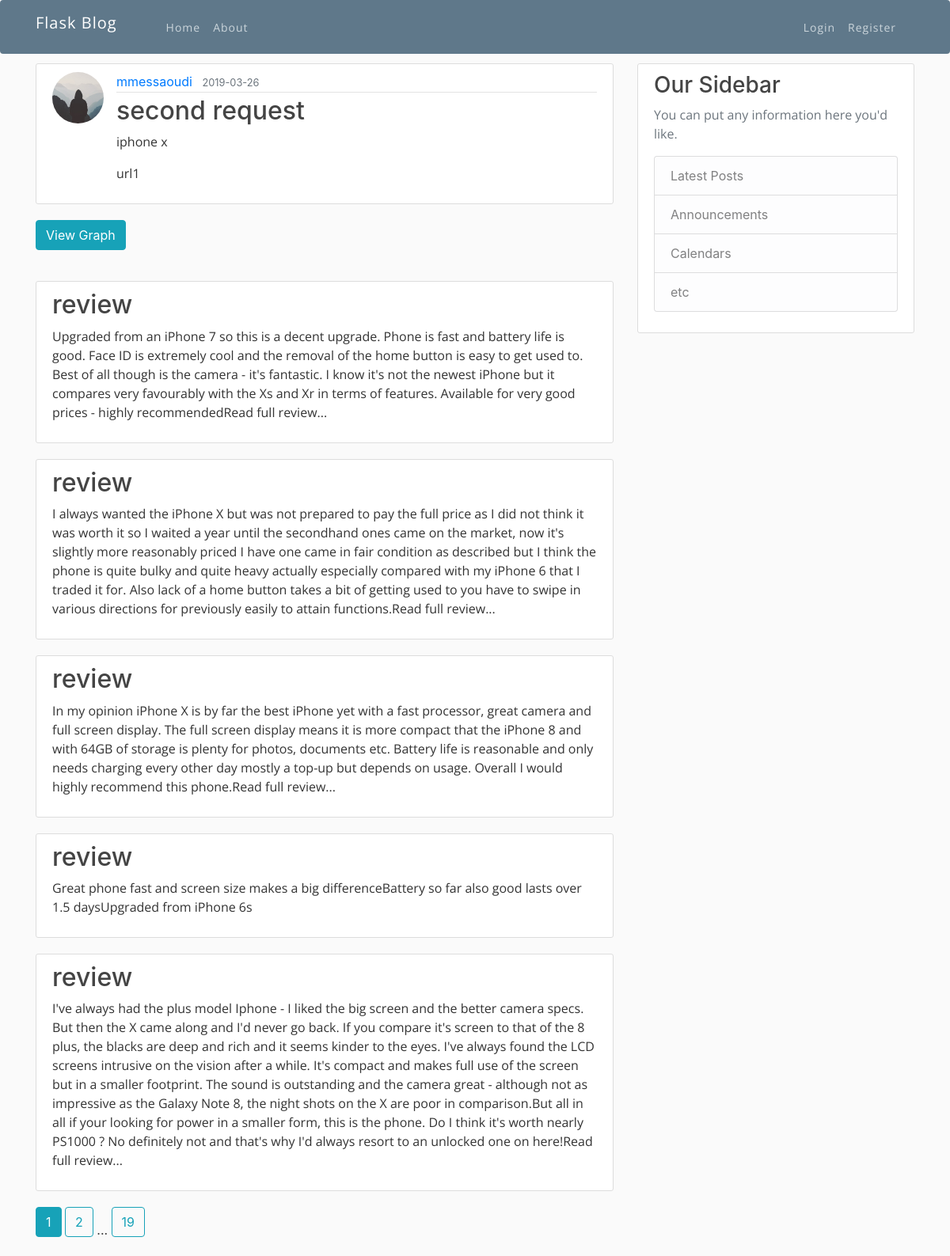
Before: /post/4/reviews with the older database file.
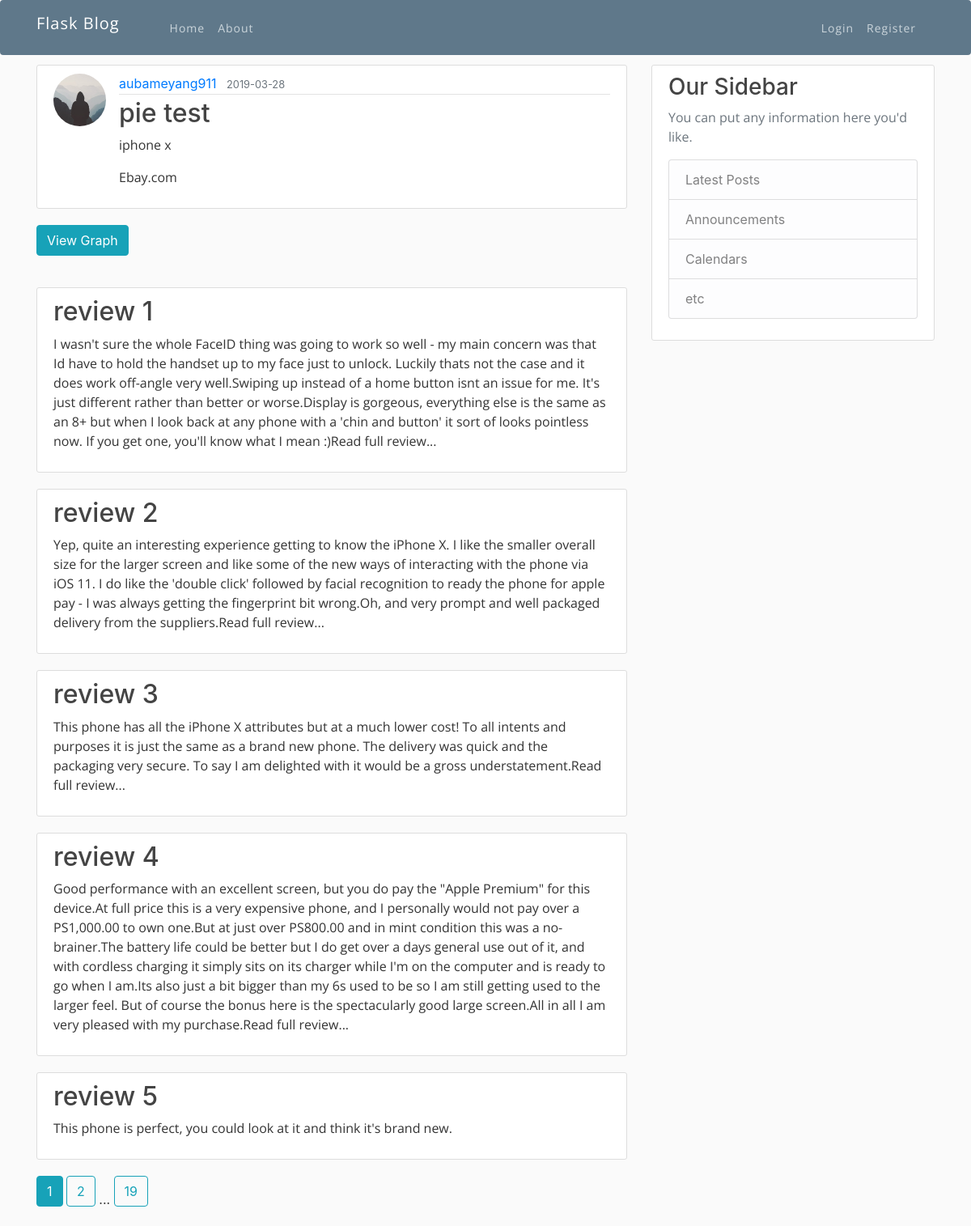
After: the same page with the newer database file.
### flaskblog/models.py (models this page shows, shortened)
class User(db.Model, UserMixin):
    id = db.Column(db.Integer, primary_key=True)
    username = db.Column(db.String(20), unique=True, nullable=False)
    email = db.Column(db.String(120), unique=True, nullable=False)
    image_file = db.Column(db.String(20), nullable=False, default='default.jpg')
    password = db.Column(db.String(60), nullable=False)
    posts = db.relationship('Post', backref='Client', lazy=True, cascade="save-update, merge, delete")

class Post(db.Model):
    id = db.Column(db.Integer, primary_key=True)
    title = db.Column(db.String(100), nullable=False)
    date_posted = db.Column(db.DateTime, nullable=False, default=datetime.utcnow)
    keywords = db.Column(db.Text, nullable=False)
    url=db.Column(db.Text, nullable=False)
    user_id = db.Column(db.Integer, db.ForeignKey('user.id'), nullable=False)
    reviews = db.relationship('Review', backref='origin', lazy=True)
    graphs= db.relationship('Graph', backref='gg', lazy=True, cascade="save-update, merge, delete")

class Review(db.Model):
    id = db.Column(db.Integer, primary_key=True)
    title = db.Column(db.String(100), nullable=False)
    content = db.Column(db.Text, nullable=False)
    post_id = db.Column(db.Integer, db.ForeignKey('post.id'))

### flaskblog/routes.py (the view)
@app.route("/post/<int:post_id>/reviews")
def reviews(post_id):
    page=request.args.get('page',1,type=int)
    post = Post.query.get_or_404(post_id)
    reviews=Review.query.filter_by(origin=post).paginate(page=page,per_page=5)
    return render_template('reviews.html', title=post.title, post=post,reviews=reviews)

### flaskblog/templates/reviews.html
{% extends "layout.html" %}
{% block content %}
  <article class="media content-section">
    <img class="rounded-circle article-img" src="{{ url_for('static', filename='profile_pics/' + post.Client.image_file) }}">
    <div class="media-body">
      <div class="article-metadata">
        <a class="mr-2" href="{{ url_for('user_posts', username=post.Client.username) }}">{{ post.Client.username }}</a>
        <small class="text-muted">{{ post.date_posted.strftime('%Y-%m-%d') }}</small>
      </div>
      <h2 class="article-title">{{ post.title }}</h2>
      <p class="article-content">{{ post.keywords }}</p>
      <p class="article-content">{{ post.url }}</p>
    </div>
  </article>
  <a class="btn btn-info mb-4" href="{{ url_for('graph',post_id=post.id) }}">View Graph</a>
  {% for review in reviews.items %}
  <article class="media content-section">
    <div>
      <h2 class="article-title" >{{ review.title }}</h2>
      <p class="article-content">{{ review.content }}</p>
    </div>
  </article>
{% endfor %}
{% for page_num in reviews.iter_pages(left_edge=1, right_edge=1, left_current=1, right_current=2) %}
      {% if page_num %}
        {% if reviews.page == page_num %}
          <a class="btn btn-info mb-4" href="{{ url_for('reviews', post_id=post.id, page=page_num) }}">{{ page_num }}</a>
        {% else %}
          <a class="btn btn-outline-info mb-4" href="{{ url_for('reviews', post_id=post.id, page=page_num) }}">{{ page_num }}</a>
        {% endif %}
      {% else %}
        ...
      {% endif %}
    {% endfor %}
{% endblock content %}

Changed rows visible on the page:
no longer on this page (row edited): Review: title "review", content "Upgraded from an iPhone 7 so this is a decent upgrade. Phone is fast and battery life is good. Face ID is extremely cool and the removal of the home button is easy to get used to. Best of all though is the camera - it's fantastic. I know it's not the newest iPhone but it compares very favourably with the Xs and Xr in terms of features. Available for very good prices - highly recommendedRead full review..."
no longer on this page (row edited): Review: title "review", content "I always wanted the iPhone X but was not prepared to pay the full price as I did not think it was worth it so I waited a year until the secondhand ones came on the market, now it's slightly more reasonably priced I have one came in fair condition as described but I think the phone is quite bulky and quite heavy actually especially compared with my iPhone 6 that I traded it for. Also lack of a home button takes a bit of getting used to you have to swipe in various directions for previously easily to attain functions.Read full review..."
no longer on this page (row edited): Review: title "review", content "In my opinion iPhone X is by far the best iPhone yet with a fast processor, great camera and full screen display. The full screen display means it is more compact that the iPhone 8 and with 64GB of storage is plenty for photos, documents etc. Battery life is reasonable and only needs charging every other day mostly a top-up but depends on usage. Overall I would highly recommend this phone.Read full review..."
no longer on this page (row edited): Review: title "review", content "Great phone fast and screen size makes a big differenceBattery so far also good lasts over 1.5 daysUpgraded from iPhone 6s"
no longer on this page (row edited): Review: title "review", content "I've always had the plus model Iphone - I liked the big screen and the better camera specs. But then the X came along and I'd never go back. If you compare it's screen to that of the 8 plus, the blacks are deep and rich and it seems kinder to the eyes. I've always found the LCD screens intrusive on the vision after a while. It's compact and makes full use of the screen but in a smaller footprint. The sound is outstanding and the camera great - although not as impressive as the Galaxy Note 8, the night shots on the X are poor in comparison.But all in all if your looking for power in a smaller form, this is the phone. Do I think it's worth nearly PS1000 ? No definitely not and that's why I'd…"
changed User: Client.username "mmessaoudi" → "aubameyang911"
changed Post "iphone x": date_posted "2019-03-26" → "2019-03-28"; title "second request" → "pie test"; url "url1" → "Ebay.com"
added Review: title "review 1", content "I wasn't sure the whole FaceID thing was going to work so well - my main concern was that Id have to hold the handset up to my face just to unlock. Luckily thats not the case and it does work off-angle very well.Swiping up instead of a home button isnt an issue for me. It's just different rather than better or worse.Display is gorgeous, everything else is the same as an 8+ but when I look back at any phone with a 'chin and button' it sort of looks pointless now. If you get one, you'll know what I mean :)Read full review..."
added Review: title "review 2", content "Yep, quite an interesting experience getting to know the iPhone X. I like the smaller overall size for the larger screen and like some of the new ways of interacting with the phone via iOS 11. I do like the 'double click' followed by facial recognition to ready the phone for apple pay - I was always getting the fingerprint bit wrong.Oh, and very prompt and well packaged delivery from the suppliers.Read full review..."
added Review: title "review 3", content "This phone has all the iPhone X attributes but at a much lower cost! To all intents and purposes it is just the same as a brand new phone. The delivery was quick and the packaging very secure. To say I am delighted with it would be a gross understatement.Read full review..."
added Review: title "review 4", content "Good performance with an excellent screen, but you do pay the \"Apple Premium\" for this device.At full price this is a very expensive phone, and I personally would not pay over a PS1,000.00 to own one.But at just over PS800.00 and in mint condition this was a no-brainer.The battery life could be better but I do get over a days general use out of it, and with cordless charging it simply sits on its charger while I'm on the computer and is ready to go when I am.Its also just a bit bigger than my 6s used to be so I am still getting used to the larger feel. But of course the bonus here is the spectacularly good large screen.All in all I am very pleased with my purchase.Read full review..."
added Review: title "review 5", content "This phone is perfect, you could look at it and think it's brand new."
